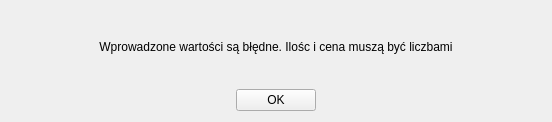
<?xml version="1.0" encoding="UTF-8"?>
<ui version="4.0">
 <class>Form</class>
 <widget class="QWidget" name="Form">
  <property name="geometry">
   <rect>
    <x>0</x>
    <y>0</y>
    <width>552</width>
    <height>122</height>
   </rect>
  </property>
  <property name="windowTitle">
   <string>Form</string>
  </property>
  <layout class="QVBoxLayout" name="verticalLayout">
   <item>
    <widget class="QLabel" name="label">
     <property name="font">
      <font>
       <pointsize>9</pointsize>
      </font>
     </property>
     <property name="text">
      <string>Wprowadzone wartości są błędne. Ilośc i cena muszą być liczbami</string>
     </property>
     <property name="alignment">
      <set>Qt::AlignCenter</set>
     </property>
    </widget>
   </item>
   <item alignment="Qt::AlignHCenter">
    <widget class="QPushButton" name="pushButton">
     <property name="sizePolicy">
      <sizepolicy hsizetype="Maximum" vsizetype="Fixed">
       <horstretch>0</horstretch>
       <verstretch>0</verstretch>
      </sizepolicy>
     </property>
     <property name="text">
      <string>OK</string>
     </property>
    </widget>
   </item>
  </layout>
 </widget>
 <resources/>
 <connections/>
</ui>
